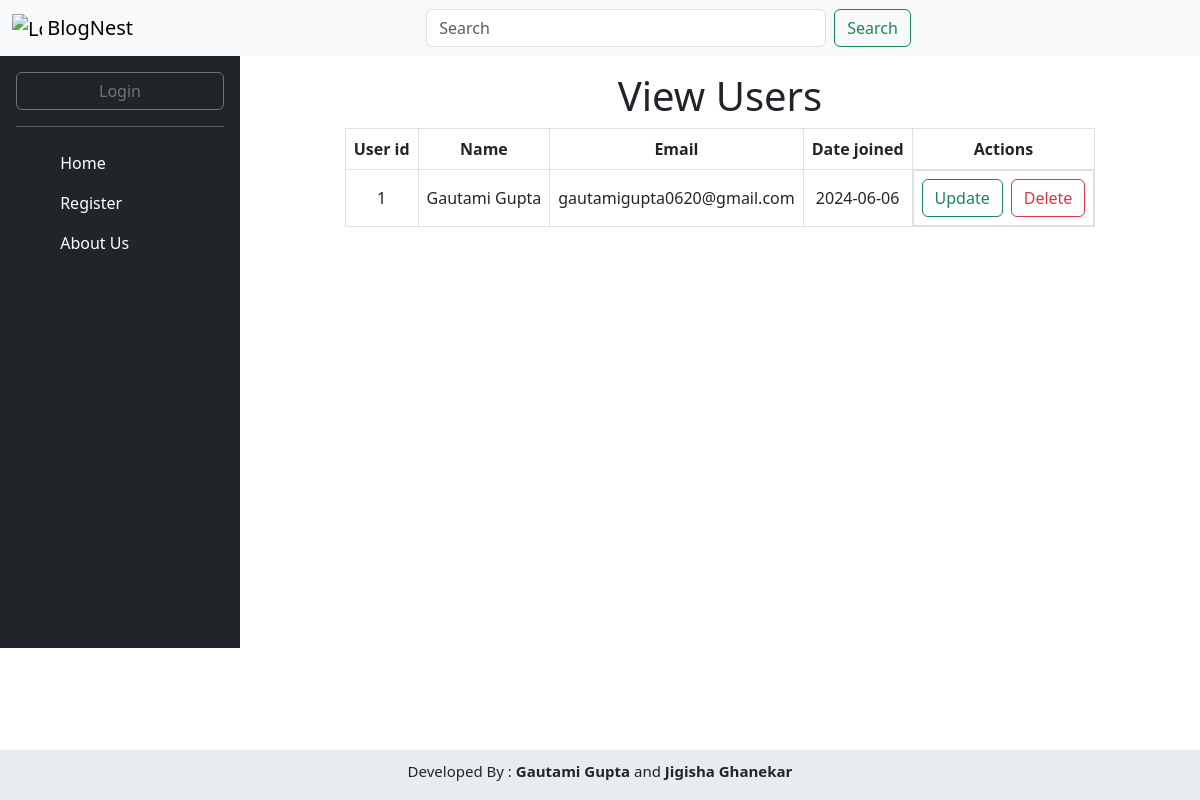
Page /read on the earlier database version.
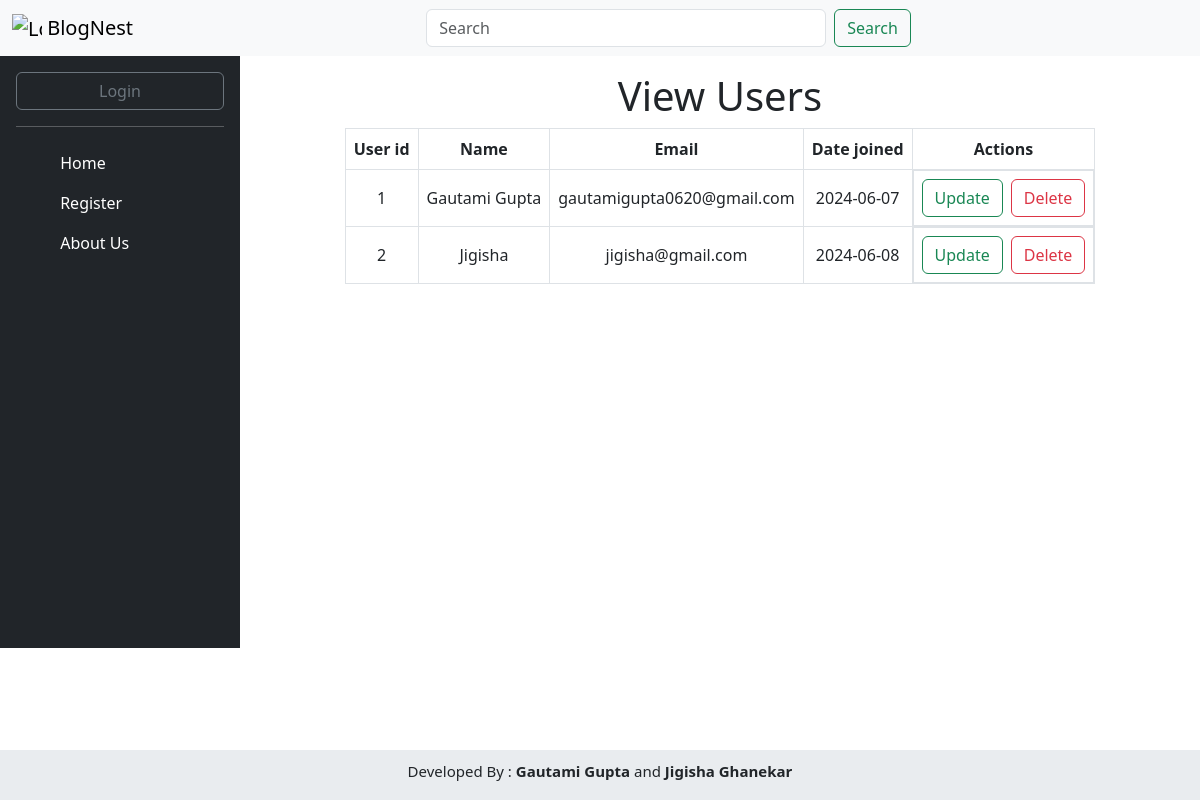
Same page on the later database version.
### app.py (models this page shows, shortened)
class User(db.Model):
    user_id=db.Column(db.Integer, primary_key=True)
    name= db.Column(db.String(200), nullable=False)
    email=db.Column(db.String(300), unique=True)
    date_joined=db.Column(db.Date, default=datetime.datetime.utcnow())
    password= db.Column(db.String(50), nullable=False)
    relation = db.relationship('Blog', backref='user', lazy=True)

### app.py (the view)
@app.route('/read', methods=['GET','POST'])
def read():
    data =User.query.all()
    if request.method == 'POST':
        user_id= request.form.get('update')
        if user_id :
            return redirect(url_for('update',user_id=user_id))
    return render_template('read.html', data=data)

### app.py (called while the page is built)
def is_logged_in():
    return 'logged_in' in session

def get_logged_in_user():
    if 'logged_in' in session and 'email' in session:
        return{ 'email': session['email'], 'name': session['name']}
    return None

@app.context_processor
def inject_user():
    return dict(logged_in=is_logged_in(),user=get_logged_in_user())

### templates/read.html (shortened to what this page needs)
{% extends "index.html" %}
{% block read %}
<h1 class='text-center pt-3'>View Users</h1>
<table class='text-center mx-auto'>
    <tr class='text-center border px-2 py-2'>
        <th class='text-center border px-2 py-2'>User id</th>
        <th class='text-center border px-2 py-2'>Name</th>
        <th class='text-center border px-2 py-2'>Email</th>
        <th class='text-center border px-2 py-2'>Date joined</th>
        <th class='text-center border px-2 py-2'>Actions</th>
    </tr>
    {% for d in data %}
    <tr class='text-center border px-2 py-2'>
        <td class='text-center border px-2 py-2'>{{d.user_id}}</td>
        <td class='text-center border px-2 py-2'>{{d.name}}</td>
        <td class='text-center border px-2 py-2'>{{d.email}}</td>
        <td class='text-center border px-2 py-2'>{{d.date_joined}}</td>
        <td class='text-center border px-2 py-2 d-flex gap-2 '>
            <form action='{{url_for('read')}}' method='post'>
            <button type="submit" class="btn btn-outline-success" data-bs-toggle="modal" data-bs-target="#updateModal">
                Update
            </button>
            </form>
            <form action='{{url_for('delete')}}' method='post'>
            <button type="submit" class="btn btn-outline-danger" data-bs-toggle="modal" data-bs-target="#deleteModal">
            Delete
            </button>
            </form>
        </td>
    </tr>
    {% endfor %}
</table>
{% endblock read %}

### templates/index.html (shortened to what this page needs)
<!DOCTYPE html>
<html lang="en">
  <head>
    <link href="https://cdn.jsdelivr.net/npm/bootstrap@5.3.3/dist/css/bootstrap.min.css" rel="stylesheet">
  </head>
  <body>
    <nav class="navbar navbar-expand-lg bg-body-tertiary">
      <div class="container-fluid">
        <a class="navbar-brand" href="#">
      <img src="https://images.rawpixel.com/image_png_800/cHJpdmF0ZS9sci9pbWFnZXMvd2Vic2l0ZS8yMDIzLTA1L3JtNjUxLWVsZW1lbnQtZC0wMjMtcC5wbmc.png" alt="Logo" width="30" height="24" class="d-inline-block align-text-top">
      BlogNest
    </a>
        <div class="collapse navbar-collapse" id="navbarSupportedContent">
          <form class="d-flex position-relative mx-auto" role="search" action='{{url_for('search')}}' method='post'>
            <input class="form-control me-2" style='width: 400px;' type="search" name='search' id='search' placeholder="Search" aria-label="Search">
            <button class="btn btn-outline-success" type="submit">Search</button>
          </form>
        </div>
      </div>
    </nav>
    <div class="main d-flex">
    <div class="d-flex flex-column flex-shrink-0 p-3 text-white bg-dark position-absolute" style="width: 20%; height:37rem;">
        <a href="/" class="d-flex align-items-center mb-3 mb-md-0 me-md-auto text-white text-decoration-none">
          {% if logged_in %}
          <div class="dropdown">
          <a href="#" class="d-flex align-items-center text-white text-decoration-none dropdown-toggle" id="dropdownUser1" data-bs-toggle="dropdown" aria-expanded="false">
            <img src="https://github.com/mdo.png" alt="" width="32" height="32" class="rounded-circle me-2">
            <strong>{{user.name}}</strong>
          </a>
          <ul class="dropdown-menu dropdown-menu-dark text-small shadow" aria-labelledby="dropdownUser1">
            <li><a class="dropdown-item" href="logout">Sign out</a></li>
          </ul>
        </div>
        {% else %}
                  <button type="button" class="btn btn-outline-secondary">
                  <a class="nav-link" href="login">Login</a>
                  </button>
        {% endif %}
    </a>
    <hr>
    <ul class="nav nav-pills flex-column mb-auto">
      <li class="nav-item">
        <a href="home" class="nav-link text-white " aria-current="page">
          <svg class="bi me-2" width="16" height="16"><use xlink:href="#home"></use></svg>
          Home
        </a>
      </li>
      <li>
        <a href="register" class="nav-link text-white">
          <svg class="bi me-2" width="16" height="16"><use xlink:href="#people-circle"></use></svg>
          Register
        </a>
      </li>
      <li>
        <a href="#" class="nav-link text-white">
          <svg class="bi me-2" width="16" height="16"><use xlink:href="#people-circle"></use></svg>
          About Us
        </a>
      </li>
    </ul>
  </div>
    <div class="contentdiv" style="width: 80%; position: absolute; right: 0;">
    {% block read %}{% endblock read %}
    </div>
    </div>
    <div class="w-100 p-2 d-flex align-items-center justify-content-center position-fixed fixed-bottom bg-body-secondary" style="height:50px;">
            <h1 class="" style="font-size:15px;">Developed By : <a href="https://portfolio-phi-ten-18.vercel.app/" class="text-dark fw-bold text-decoration-none" target="_blank">Gautami Gupta</a> and <a href="https://portfolio-jigisha15.vercel.app/" class="text-dark fw-bold text-decoration-none" target="_blank">Jigisha Ghanekar</a></h1>
        </div>
  </body>
</html>

Differences in the rows shown:
changed User "Gautami Gupta": date_joined "2024-06-06" → "2024-06-07"
added User: user_id "2", name "Jigisha", email "jigisha@gmail.com", date_joined "2024-06-08"
